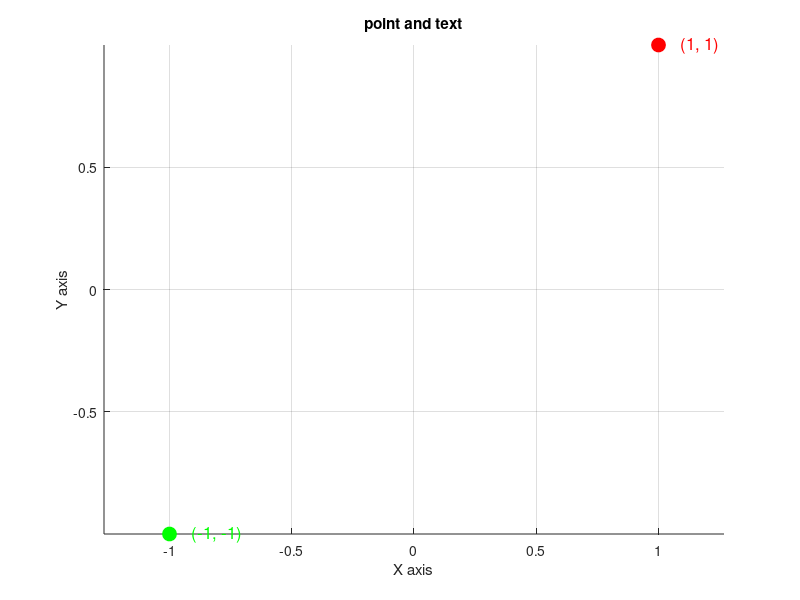

Write the MATLAB code that produced this figure.
clc; clear; close all;

figure;
hold on;
grid on;
axis equal;

x_point = [1, -1];
y_point = [1, -1];

plot(x_point(1), y_point(1), 'ro', 'MarkerSize', 10, 'MarkerFaceColor', 'r');
text(x_point(1)+0.09, y_point(1), '(1, 1)', 'FontSize', 12, 'Color', 'red');

plot(x_point(2), y_point(2), 'go', 'MarkerSize', 10, 'MarkerFaceColor', 'g');
text(x_point(2)+0.09, y_point(2), '(-1, -1)', 'FontSize', 12, 'Color', 'green');

xlabel('X axis')
ylabel('Y axis')
title('point and text');
